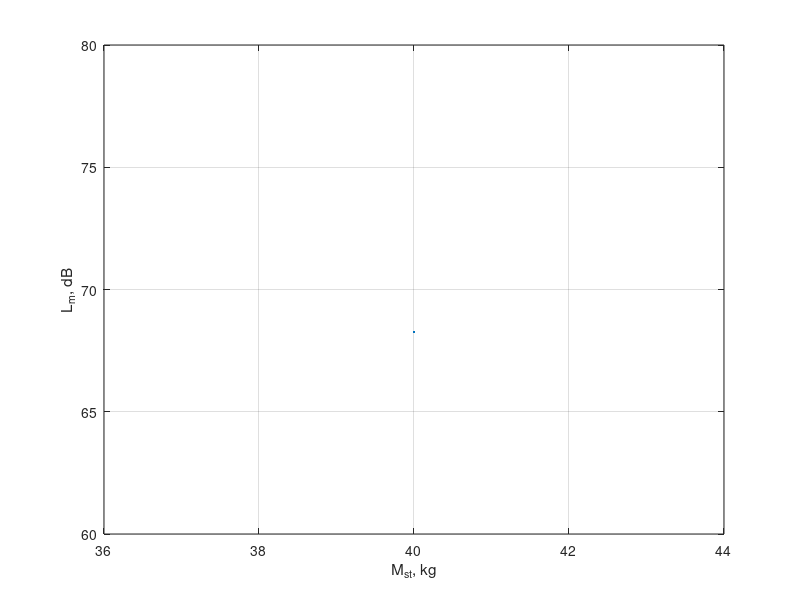
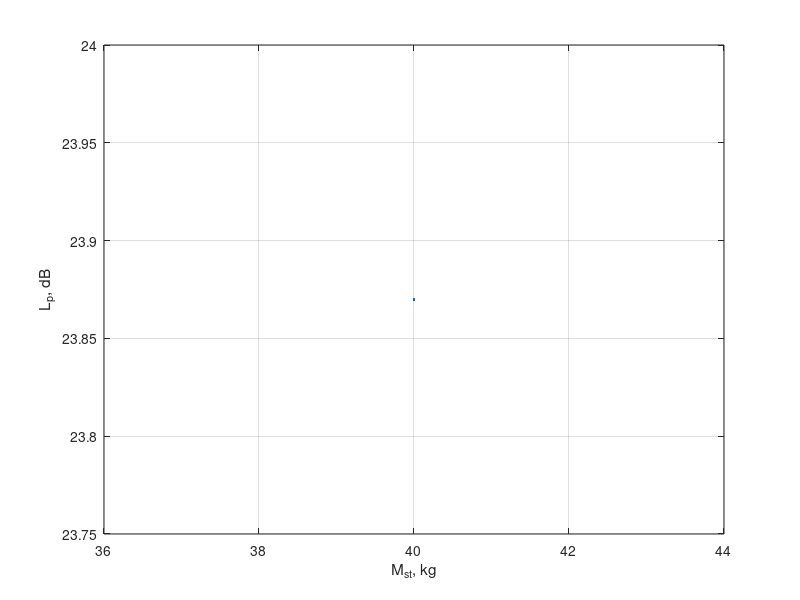
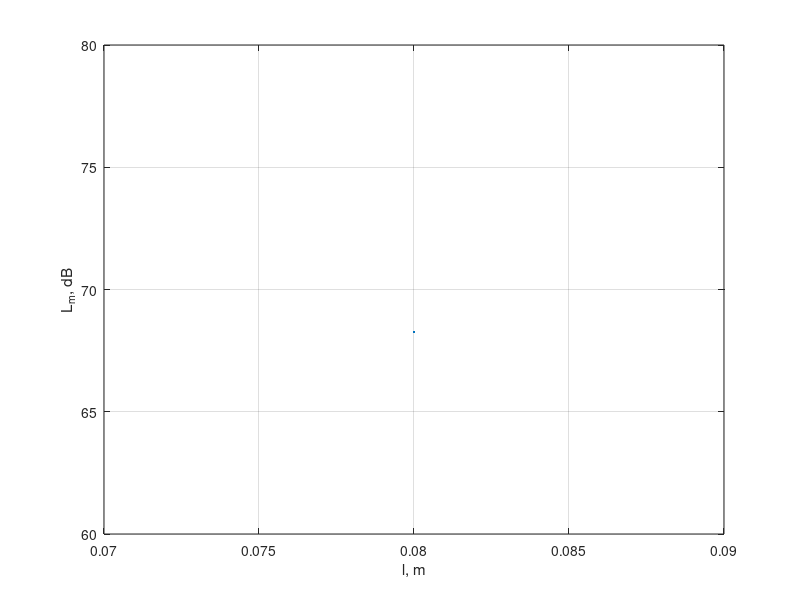
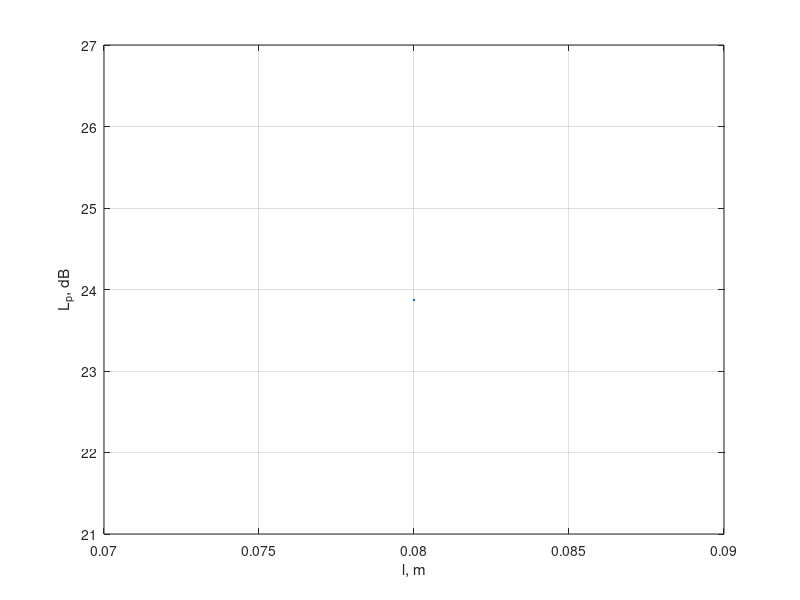

Write the MATLAB code that produced these figures, in order.
clear, clc, close all
M = 2.03; %H  м; 
w = 2*pi*100; %  linspace(0, 2*pi*300, 100)
P = 20128; % Н * м^2; 
h = 0.018;
l = 0.08; % linspace(0.01,1,100)
Rc = 0.07;
Mst = 40; %linspace(20,80,100)
E = 2e11; 
Rin = 0.05;
V = 0.0025; % pi*Rout^2*l
Rout = 0.1; % sqrt(V./l./pi)
Cz = 0.65e6; 
Cy = 0.35e6; 
Ra = 0.2; 
n = 4;
r = 4;
r2 = r^2;
Rr = 0;

J = 0.5.*Mst.*(Rin.^2+Rout.^2);
Ca = n.*Cz;
Ct = Ca.*Rout.^2;
Kt = 0.1.*sqrt(Ct.*J);
gamma = M ./ sqrt((Ct - J.*w.^2).^2 + (Kt.*w).^2);
Zm = 0.5.*Ra.*gamma
Lm = 20.*log10((Zm.*w.^2)./(sqrt(2).*3e-4))

Cr = r2.*(r2-1).^2 ./ (r2+1) .* 2.*pi.*E.*l.*h.^3 ./ (12.*Rc.^3);
Ps = 2.*pi.*Rin.*l.*P;
Zp = Ps ./ sqrt((Cr-Mst.*w.^2).^2 + (Rr.*w).^2)
Lp = 20.*log10((Zp.*w.^2) ./ (sqrt(2).*3e-4))


figure(1)
plot(Mst, Lm)
xlabel("M_s_t, kg")
ylabel("L_m, dB")
grid on

figure(2)
plot(Mst, Lp)
ylim([23.75,24])
xlabel("M_s_t, kg")
ylabel("L_p, dB")
grid on

figure(3)
plot(l, Lm)
xlabel("l, m")
ylabel("L_m, dB")
grid on

figure(4)
plot(l, Lp)
xlabel("l, m")
ylabel("L_p, dB")
grid on